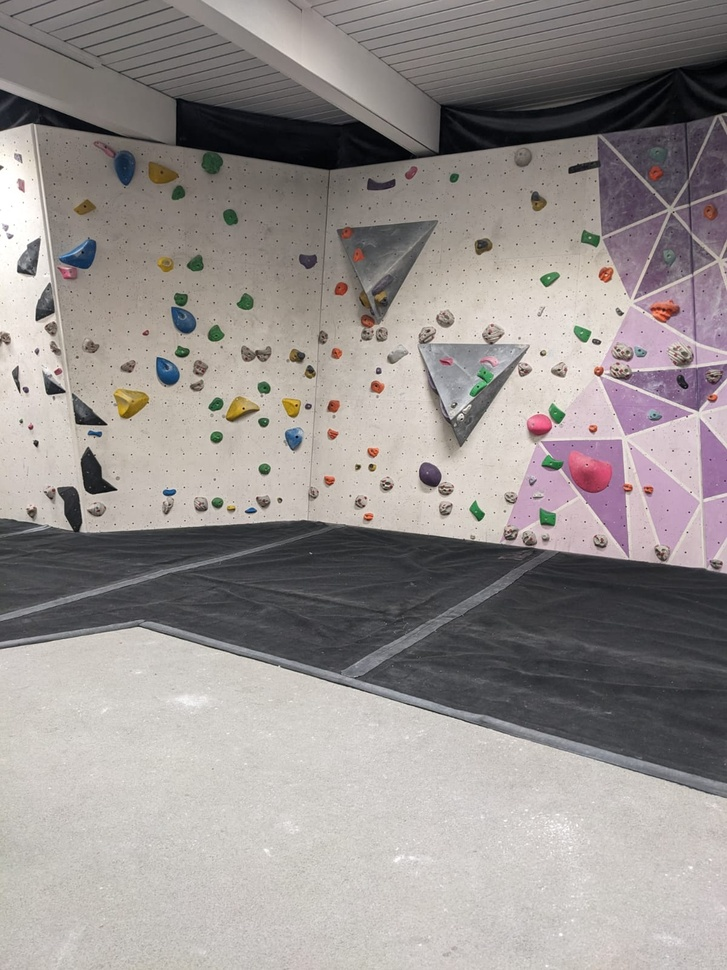
#> input picture fastAPI/processing/climbing1.jpeg, 727 x 970 px, shrunk from 1200 x 1600 before the run
$ python graphColor.py
#> lines starting #> are read from the running program, lines starting #| are printed output that depends on the picture
import cv2
import numpy as np
import matplotlib.pyplot as plt

# Load the image
image = cv2.imread('climbing1.jpeg')
#> image is the input picture: shape (970, 727, 3); mean B, G, R 142.7, 144.6, 150.6

# Convert to HSV color space
hsv_image = cv2.cvtColor(image, cv2.COLOR_BGR2HSV)
#> hsv_image: shape (970, 727, 3); mean H, S, V 49.6, 22.5, 152

# Extract the Hue channel
hue_channel = hsv_image[:, :, 0]
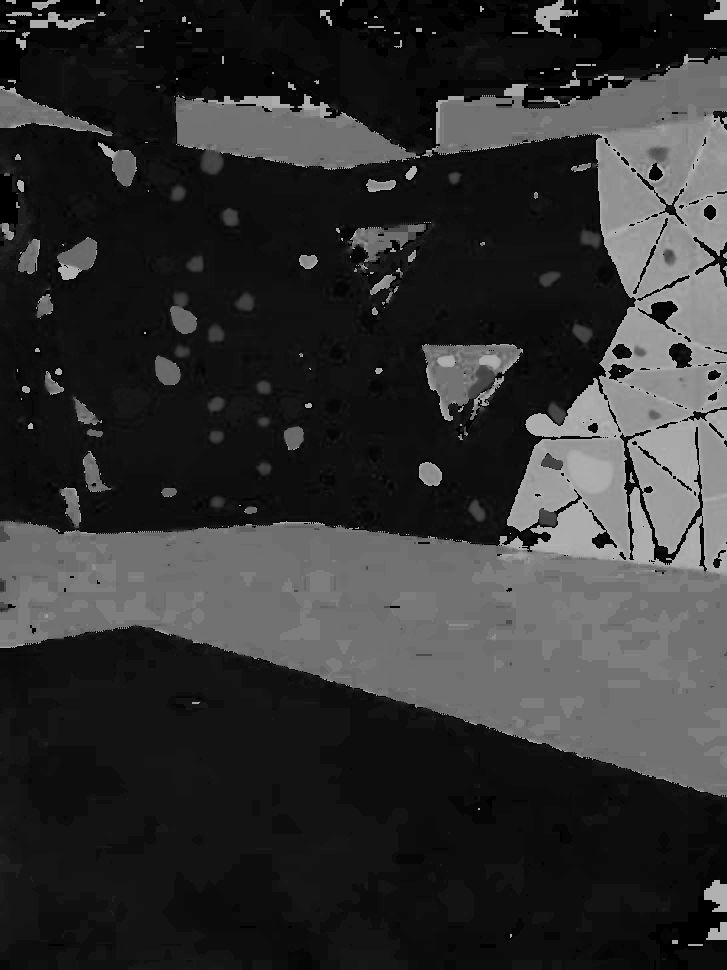
#> hue_channel: shape (970, 727); min 0, max 179, mean 49.6

# Calculate the histogram for the Hue channel
# The hue range is 0 to 180 in OpenCV (HSV uses 180 bins instead of 360)
hue_hist = cv2.calcHist([hue_channel], [0], None, [180], [0, 180])
#> hue_hist = 180 values, max 126453 at index 13, min 0 at index 27, mean 3917.7

# Normalize the histogram (optional, for better comparison)
hue_hist = cv2.normalize(hue_hist, hue_hist).flatten()
#> hue_hist = 180 values, max 0.66 at index 13, min 0 at index 27, mean 0.0205

threshold = 0.2
high_frequency_hues = [hue for hue, freq in enumerate(hue_hist) if freq > threshold]
#> high_frequency_hues = [11, 13, 19, 114]

# Print the hues
print("Hues with frequency > 0.2:", high_frequency_hues)
#| Hues with frequency > 0.2: [11, 13, 19, 114]

# Plot the histogram as a bar chart
plt.figure(figsize=(10, 6))
plt.bar(range(180), hue_hist, color='orange', edgecolor='black', width=1)
plt.title('Hue Frequency Distribution')
plt.xlabel('Hue Value (0-179)')
plt.ylabel('Frequency')
plt.xlim([0, 180])
plt.show()
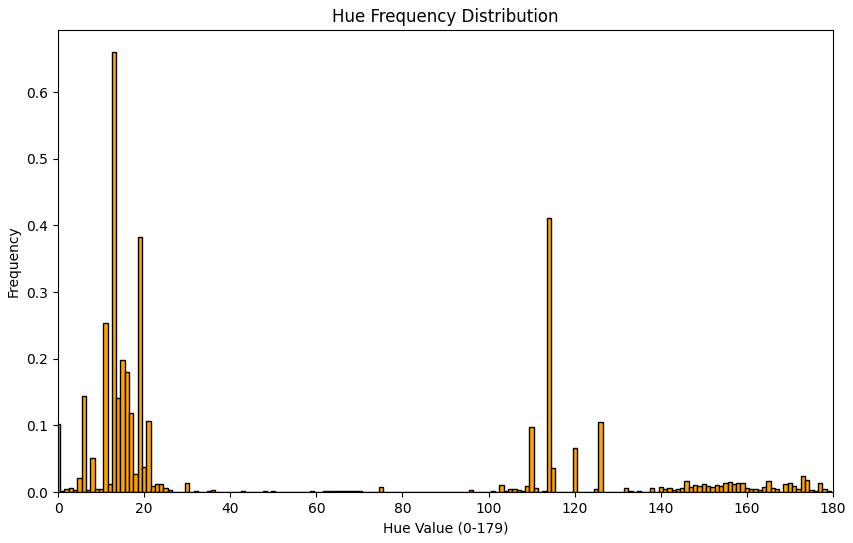
#> figure drawn by matplotlib, 1 panel; tallest bar 0.66 high, from x = 12.5 to 13.5
